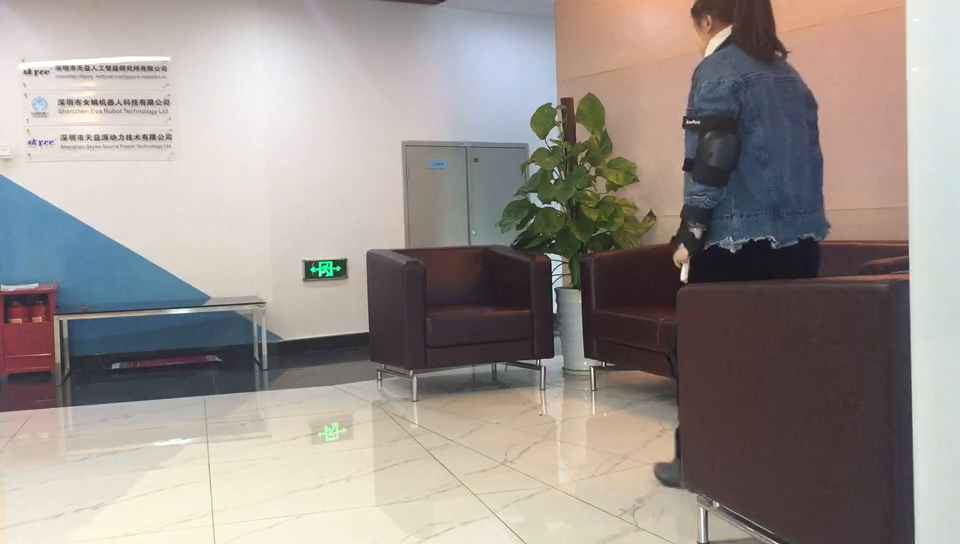
#> input picture frame 44 of learning opencv1/data/cs4.mp4, 960 x 544 px
$ python nine_img_noise.py
#> lines starting #> are read from the running program, lines starting #| are printed output that depends on the picture
# 第九部分 计算摄影学
# 图像去噪
# 学习使用非局部平均值去噪算法去除图像中的噪音
# 像素级别的噪声去除是限制在局部邻域的

# cv2.fastNlMeansDenoising()使用对象为灰度图
# cv2.fastNlMeansDenoisingColored()使用对象为彩色图
# cv2.fastNlMeansDenoisingMulti()适用于短时间的图像序列（灰度图像）
# cv2.fastNlMeansDenoisingColoredMulti()适用于短时间的图像序列（彩色图像）
# 共同参数有：
# h: 决定过滤程度。h值高可以很好的去除噪声，但也会把图像的细节抹去（取10的效果不错）
# hForColorComponents:与h相同，但使用与彩色图像。
# templateWindowSize(): 奇数。(推荐值为7)
# searchWindowSize(): 奇数。(推荐值为21)


#　cv2.fastNlMeansDenoisingColored()
'''
import cv2
import numpy as np
from matplotlib import pyplot as plt

img = cv2.imread('./data/noise.jpg')
dst = cv2.fastNlMeansDenoisingColored(img, None, 10, 10, 7, 21)
img = cv2.cvtColor(img, cv2.COLOR_BGR2RGB)
dst = cv2.cvtColor(dst, cv2.COLOR_BGR2RGB)
plt.subplot(121), plt.imshow(img)
plt.subplot(122), plt.imshow(dst)
plt.show()
'''

# cv2.fastNlMeansDenoisingMulti()

import cv2
import numpy as np
from matplotlib import pyplot as plt

cap = cv2.VideoCapture('./data/cs4.mp4')

img = [cap.read()[1] for i in range(5)]
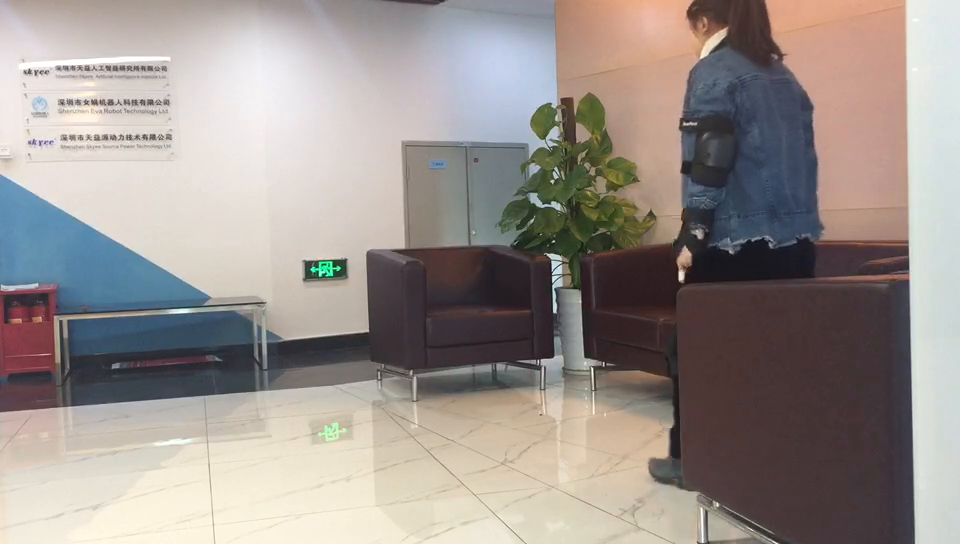
#> input picture frame 45 of learning opencv1/data/cs4.mp4, 960 x 544 px
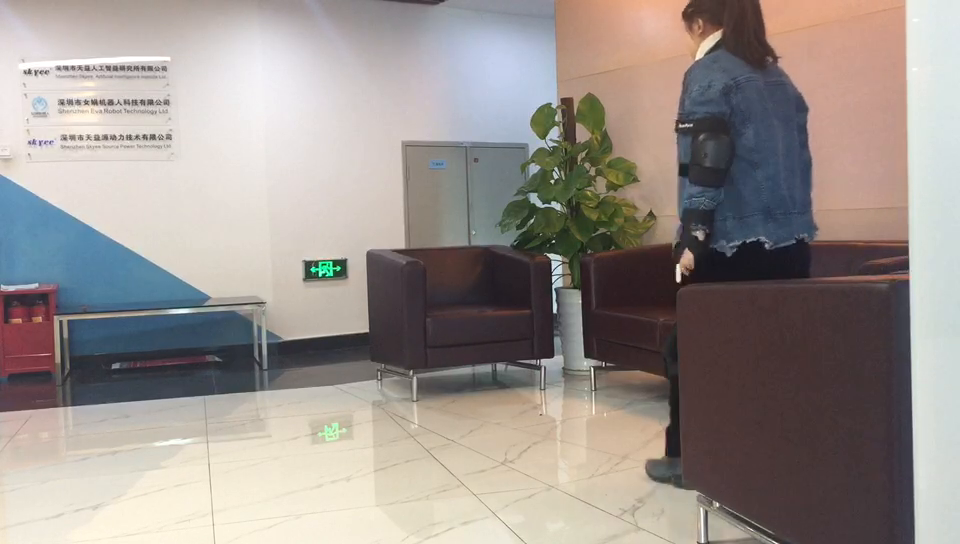
#> input picture frame 46 of learning opencv1/data/cs4.mp4, 960 x 544 px
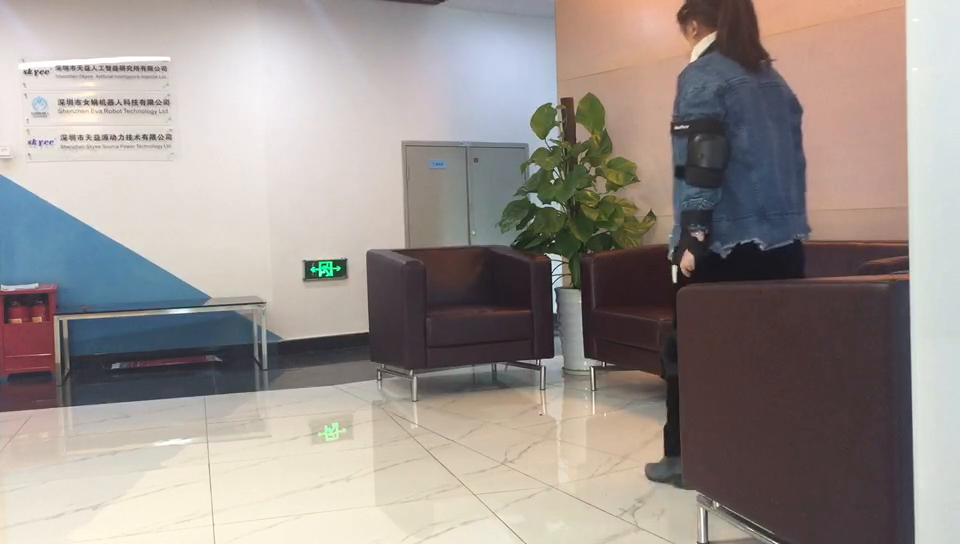
#> input picture frame 47 of learning opencv1/data/cs4.mp4, 960 x 544 px
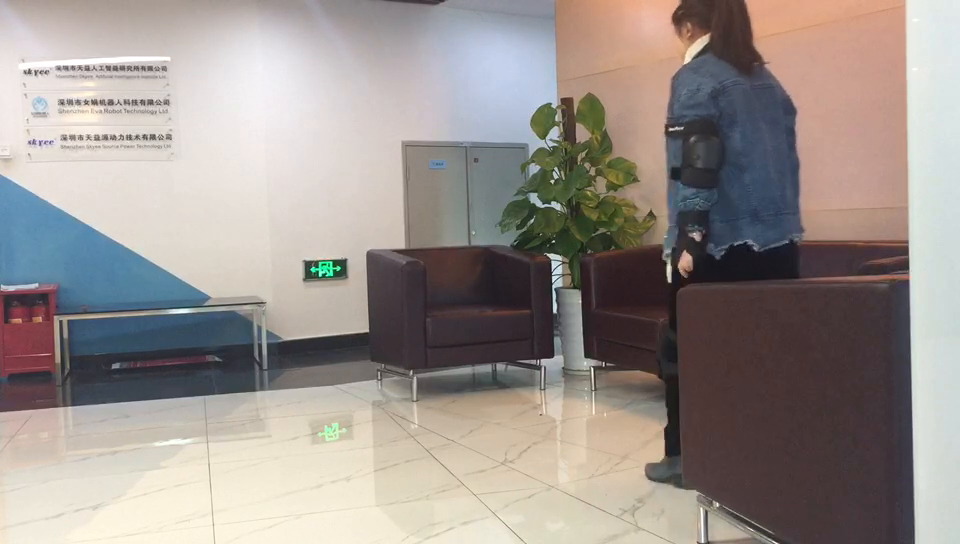
#> input picture frame 48 of learning opencv1/data/cs4.mp4, 960 x 544 px
#> img = 5 items
gray = [cv2.cvtColor(i, cv2.COLOR_BGR2GRAY) for i in img]
#> gray = 5 items
gray = [np.float64(i) for i in gray]
print(gray)
#> (printed output is left out)
# 创建方差为25的噪声
noise = np.random.randn(*gray[1].shape) * 10
# 图像中增加噪声
noisy = [i + noise for i in gray]
#> noisy = 5 items

noisy = [np.uint8(np.clip(i, 0, 255)) for i in noisy]

# 3到5帧去噪
dst = cv2.fastNlMeansDenoisingMulti(noisy, 2, 5, None, 4, 7, 35)
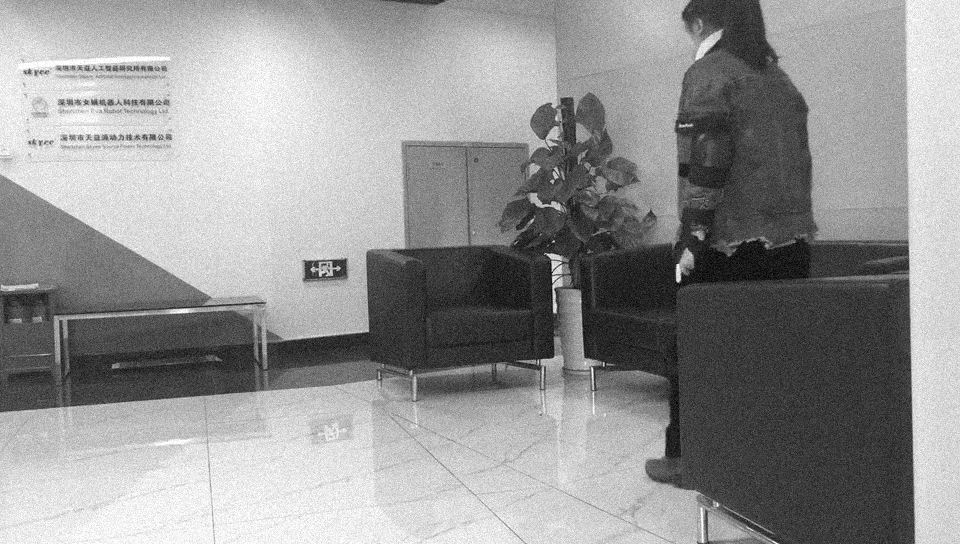
#> dst: shape (544, 960); min 0, max 255, mean 148

plt.subplot(131), plt.imshow(gray[2], 'gray')
plt.subplot(132), plt.imshow(noisy[2], 'gray')
plt.subplot(133), plt.imshow(dst, 'gray')
plt.show()
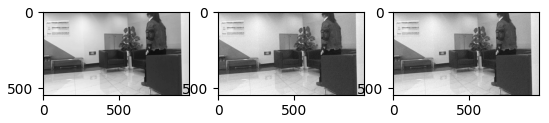
#> figure drawn by matplotlib, 3 panels

$ run again, starting later in the video
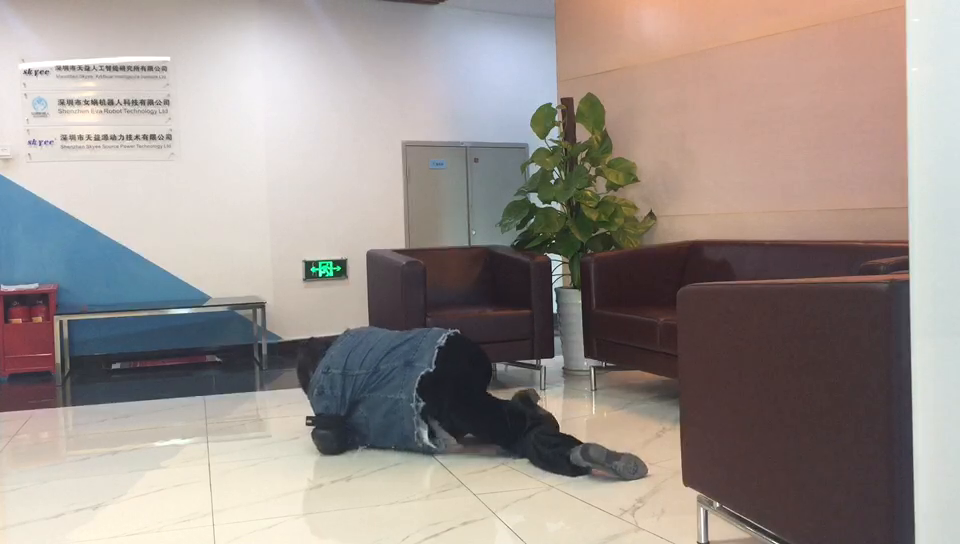
#> input picture frame 198 of learning opencv1/data/cs4.mp4, 960 x 544 px
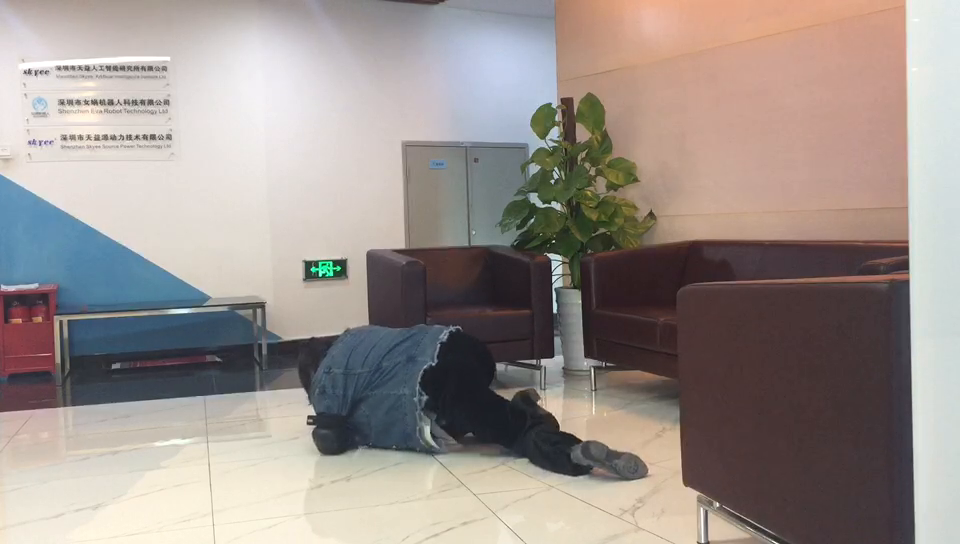
#> input picture frame 200 of learning opencv1/data/cs4.mp4, 960 x 544 px
#> img = 5 items
#> (printed output is left out)
#> `plt.show()`:
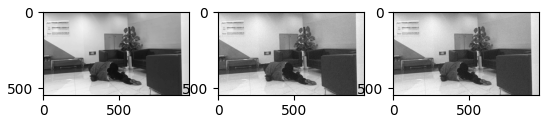
#> figure drawn by matplotlib, 3 panels

$ run again, starting later in the video
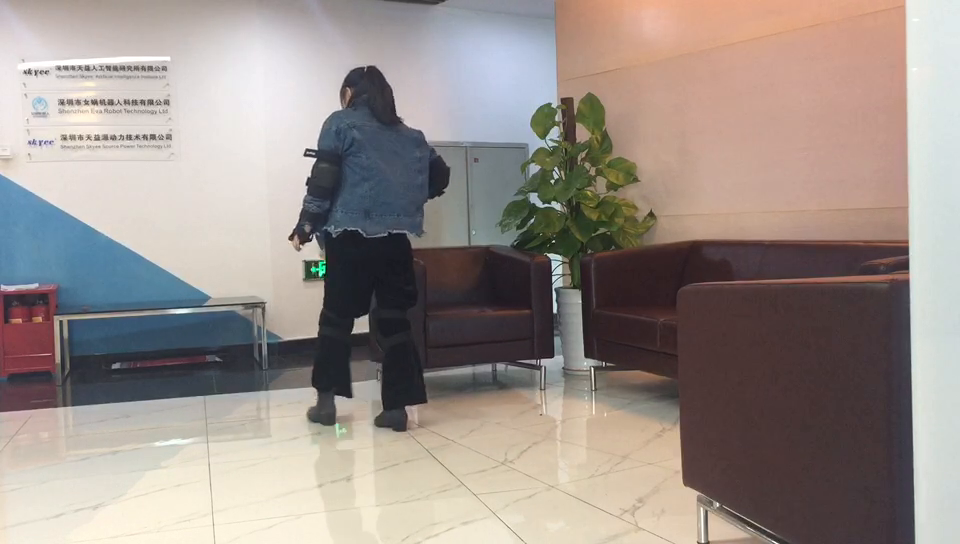
#> input picture frame 352 of learning opencv1/data/cs4.mp4, 960 x 544 px
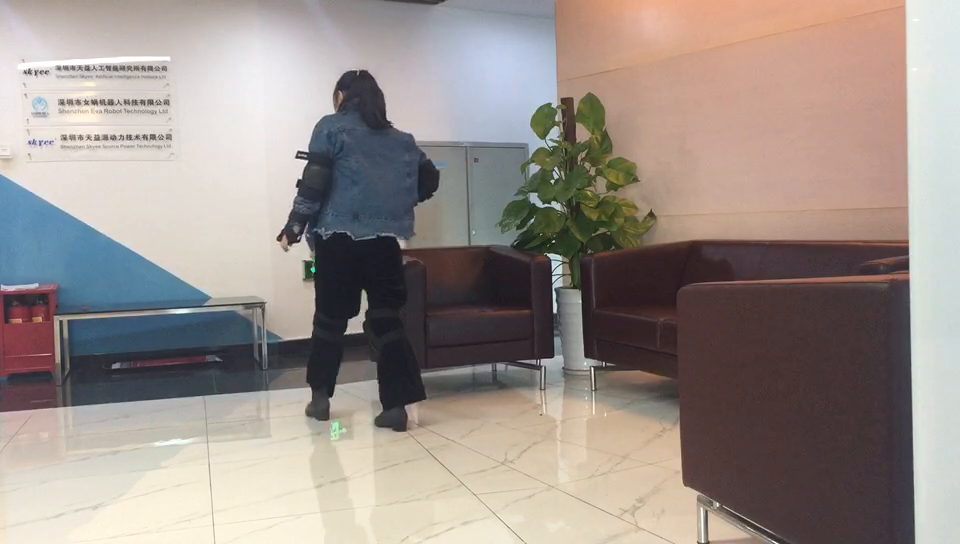
#> input picture frame 356 of learning opencv1/data/cs4.mp4, 960 x 544 px
#> img = 5 items
#> (printed output is left out)
#> `plt.show()`:
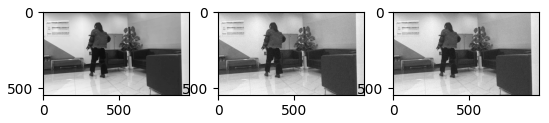
#> figure drawn by matplotlib, 3 panels
